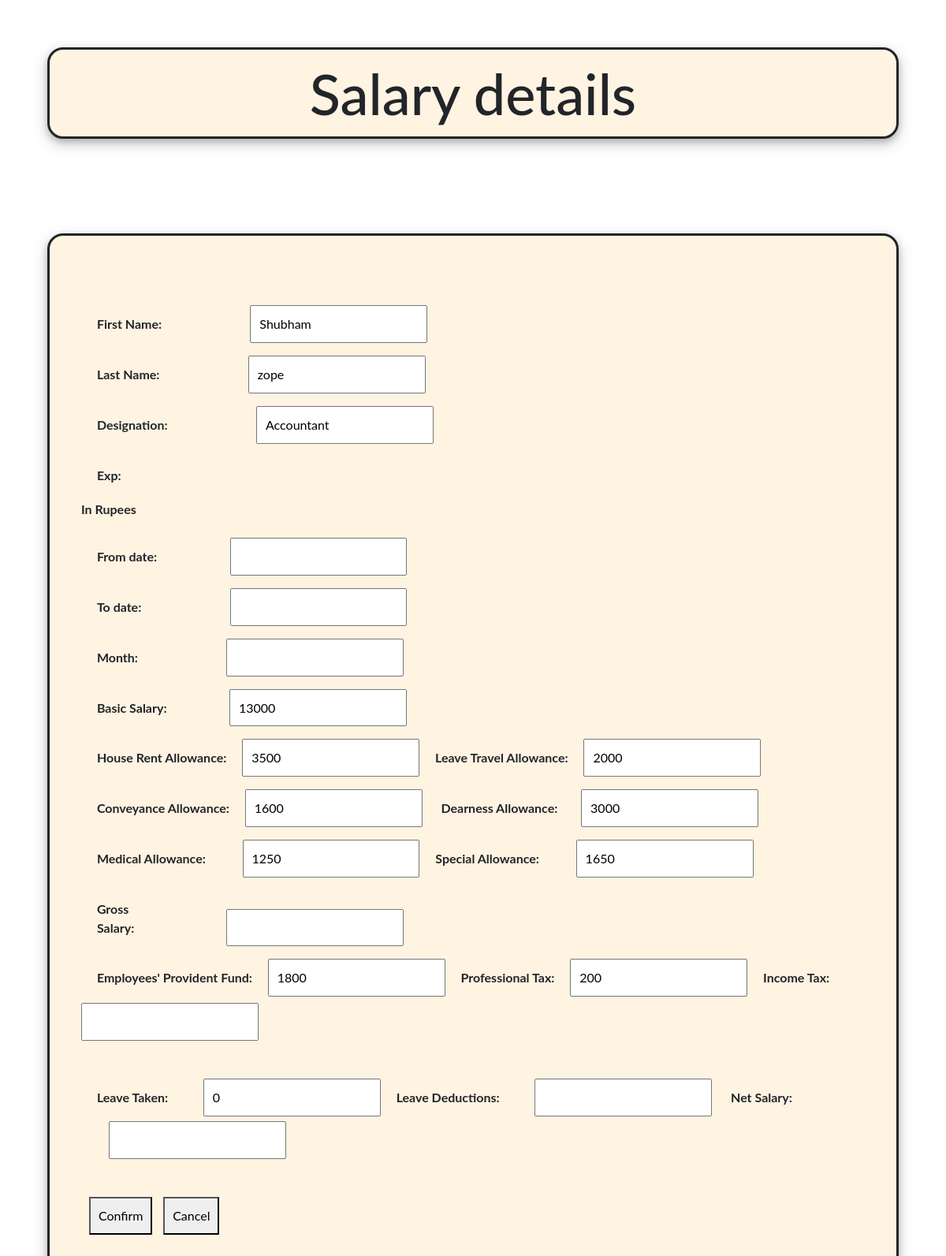
The app's page /salary.php?Employ_ID=202 (signed in) with its own data.
### tables this page shows
CREATE TABLE `addemploy` (
  `Employ_ID` int(11) NOT NULL,
  `fname` varchar(45) DEFAULT NULL,
  `mname` varchar(45) DEFAULT NULL,
  `lname` varchar(45) DEFAULT NULL,
  `qualify` varchar(45) DEFAULT NULL,
  `blood` varchar(45) DEFAULT NULL,
  `email` varchar(45) DEFAULT NULL,
  `phone` varchar(20) DEFAULT NULL,
  `exp` varchar(45) DEFAULT NULL,
  `department` varchar(45) DEFAULT NULL,
  `designation` varchar(45) DEFAULT NULL,
  `addr` varchar(45) DEFAULT NULL,
  `Password` varchar(45) NOT NULL,
  `MainRole` varchar(45) NOT NULL,
  `jd` varchar(20) DEFAULT NULL
);

CREATE TABLE `salary` (
  `salary_ID` int(11) NOT NULL,
  `b_salary` varchar(45) NOT NULL,
  `hra` varchar(45) NOT NULL,
  `lta` varchar(45) NOT NULL,
  `ca` varchar(45) NOT NULL,
  `da` varchar(45) NOT NULL,
  `md` varchar(45) NOT NULL,
  `sa` varchar(45) NOT NULL,
  `g_salary` varchar(45) NOT NULL,
  `epf` varchar(45) NOT NULL,
  `pt` varchar(45) NOT NULL,
  `it` varchar(45) NOT NULL,
  `lt` varchar(45) NOT NULL,
  `ld` varchar(45) NOT NULL,
  `n_salary` varchar(45) NOT NULL,
  `addemploy_Employ_ID` int(11) NOT NULL,
  `fromdate` varchar(45) DEFAULT NULL,
  `todate` varchar(45) DEFAULT NULL,
  `month` int(5) DEFAULT NULL,
  `inc` int(20) DEFAULT 0
);

CREATE TABLE `leavez` (
  `leave_id` int(11) NOT NULL,
  `sickleave` int(11) DEFAULT 0,
  `earnleave` int(11) DEFAULT 0,
  `casualleave` int(11) DEFAULT 0,
  `nationalfesholiday` int(11) DEFAULT NULL,
  `paidleave` int(11) DEFAULT 0,
  `leavereason` text DEFAULT NULL,
  `leaveapproval` varchar(50) DEFAULT 'Pending approval',
  `leavetype` varchar(50) DEFAULT NULL,
  `reqleave` int(11) DEFAULT NULL,
  `addemploy_Employ_ID` int(11) NOT NULL
);

### salary.php (the view, shortened to what this page needs)
<?php
include "configall.php";
include 'bootstrap.php';
extract($_POST);
$sql = "SELECT `addemploy`.*, `leavez`.*, `salary`.*\n"
    . "FROM `addemploy` \n"
    . "	LEFT JOIN `leavez` ON `leavez`.`addemploy_Employ_ID` = `addemploy`.`Employ_ID` \n"
    . "	LEFT JOIN `salary` ON `salary`.`addemploy_Employ_ID` = `addemploy`.`Employ_ID` WHERE `salary`.`addemploy_Employ_ID` = :xyz  ORDER BY `salary_ID` DESC";
$stmtt = $pdo->prepare($sql);
$stmtt->execute(array(
        ':xyz' => $_GET['Employ_ID']
      ));
$row = $stmtt->fetch(PDO::FETCH_ASSOC);
$b_salary = htmlentities($row['b_salary']);
$hra = htmlentities($row['hra']);
$lta = htmlentities($row['lta']);
$ca = htmlentities($row['ca']);
$da = htmlentities($row['da']);
$md = htmlentities($row['md']);
$sa = htmlentities($row['sa']);
$epf = htmlentities($row['epf']);
$pt = htmlentities($row['pt']);
$lt = htmlentities($row['paidleave']);
$fname = htmlentities($row['fname']);
$lname = htmlentities($row['lname']);
$desi = htmlentities($row['designation']);
$exp = htmlentities($row['exp']);
?>
<!doctype html>
<html>
<head>
	<link href="salary.css?v=<?php echo time(); ?>" rel="stylesheet" type="text/css">
</head>
<body>
  <div class="heading">
  	<h1>Salary details</h1>
  </div>
	<div class="overall">
		<form id="i-salary" method="post">
		<div class="todate">
            <label for "fname">First Name:</label><input type="text" value="<?php echo @$fname; ?>" name="tdate"><br>
          </div>
		  <div class="todate">
            <label for "lname">Last Name:</label><input type="text" value="<?php echo @$lname; ?>" name="tdate"><br>
          </div>
		  <div class="todate">
            <label for "desig">Designation:</label><input type="text" value="<?php echo @$desi; ?>" name="tdate"><br>
          </div>
		   <div class="todate">
            <label for "exp">Exp:</label><input type="hidden" value="<?php echo @$exp; ?>" name="exp"><br>
          </div>
			<p>In Rupees</p>
			<fieldset>
				<fliedset>
          <div class="date">
            <label for "fromdate">From date:</label><input type="text" value="<?php echo @$fdate;?>" name="fdate"><br>
          </div>
          <div class="todate">
            <label for "todate">To date:</label><input type="text" value="<?php echo @$tnme;?>" name="tdate"><br>
          </div>
		  <div class="todate">
            <label for "month">Month:</label><input type="number" value="<?php echo @$month;?>" name="month"><br>
          </div>
				<div class="salary">
					<label for "b-salary">Basic Salary:</label><input type="number" value="<?php echo @$b_salary; ?>" name="b_salary"><br>
				</div>
				<fieldset id="allowances">
					<div class="allowances">
						<label for "hra">House Rent Allowance:</label><input type="number" value="<?php echo @$hra; ?>" name="hra"><label for "lta">Leave Travel Allowance:</label><input type="number" value="<?php  echo @$lta;?>" name="lta"><br>
						<label for "ca">Conveyance Allowance:</label><input type="number" value="<?php echo @$ca; ?>" name="ca">
					</div>
          <div class="dear">
            <label for "da">Dearness Allowance:</label><input type="number" value="<?php echo @$da; ?>" name="da"><br>
          </div>
					<div class="medical">
						<label for "ma">Medical Allowance:</label><input type="number" value="<?php  echo @$md; ?>" name="md"><label for "sa">Special Allowance:</label><input type="number" value="<?php  echo @$sa; ?>" name="sa"><br>
					</div>
				</fieldset>
				<div class="gross">
					<label for "g-salary">Gross Salary:</label><input type="number" name="g_salary" value="<?php echo @$g_salary;?>" readonly><br>
				</div>
				<fieldset id="deductions">
					<div class="deductions">
						<label for="epf">Employees' Provident Fund:</label><input type="number" value="<?php  echo @$epf; ?>" name="epf"><label for="pt">Professional Tax:</label><input type="number" value="<?php  echo @$pt; ?>" name="pt"><label for="it">Income Tax:</label><input type="number" value="<?php  echo @$it;?>" name="it"><br>
					</div>
				</fieldset>
				<br><br>
				<div class="salleave">
					<label for="lt">Leave Taken:</label><input type="number" value="<?php  echo @$lt; ?>" name="lt" ><label for="ld">Leave Deductions:</label><input type="number" value="<?php echo @$ld;?>" name="ld" readonly>
					<label for "n-salary">Net Salary:</label><input type="number" name="n_salary" value="<?php echo @$n_salary;?>" readonly><br>
				</div>
			</fieldset>
			<br><br>
			<button  type="submit" name="submit" >Confirm</button>
				<button name="cancel" class="cancel" >Cancel</button>
		</form>
	</div>
</body>
</html>

### salary.css (style rules this page uses)
.salary label,span { margin: 1%; padding: 1%; }
.salary input { margin-left: 6%; padding: 1%; }
.allowances input { padding: 1%; }
.allowances label { margin: 1%; padding: 1%; }
.dear input { margin-left: 1%; padding: 1%; }
.dear label { margin: 1%; padding: 1%; }
.date input { margin-left: 7.3%; padding: 1%; }
.date label { margin: 1%; padding: 1%; }
.todate input { margin-left: 9.3%; padding: 1%; }
.todate label { margin: 1%; padding: 1%; }
.medical label { margin: 1%; padding: 1%; }
.medical input { margin-left: 2.7%; padding: 1%; }
.gross label,span { margin: 1%; padding: 1%; width: 9%; }
.gross input { margin-left: 7.5%; padding: 1%; }
.deductions label,span { margin: 1%; padding: 1% }
.deductions input,select,option { margin-left: 0%; padding: 1% }
.salleave label,button,span { margin-left: 1%; padding: 1%; }
.salleave input { margin-left: 3.5%; padding: 1%; }
div { display: inline; }
h1 { font-size: 450%; background-color: #fff3e2; box-sizing: border-box; width: 90%; margin: 5%; padding: 1%; text-align: center; border-style: solid; border-radius: 20px; box-shadow: 0 4px 8px 0 rgba(0, 0, 0, 0.2), 0 6px 20px 0 rgba(0, 0, 0, 0.19); }
body { background-image: url(form1.jpg); background-size: cover; background-repeat: no-repeat; width: 100%; height: 200vh; }
body { font-family: 'Montserrat', sans-serif; font-weight: bold; }
.overall { position:absolute; margin: 5%; height: 200%; width: 90%; padding: 80px 40px; box-sizing: border-box; border-style: solid; border-radius: 20px; box-shadow: 0 4px 8px 0 rgba(0, 0, 0, 0.2), 0 6px 20px 0 rgba(0, 0, 0, 0.19); background: #fff3e2; }
body { font-family: "Lato", sans-serif; }

### records on screen
addemploy: tdate "Shubham", tdate "zope", tdate "Accountant", b_salary "13000", hra "3500", lta "2000", ca "1600", da "3000", md "1250", sa "1650", epf "1800", pt "200", lt "0"
